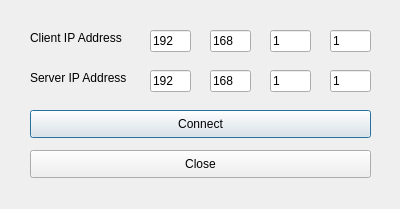
<?xml version="1.0" encoding="UTF-8"?>
<ui version="4.0">
 <class>Dialog</class>
 <widget class="QDialog" name="Dialog">
  <property name="geometry">
   <rect>
    <x>0</x>
    <y>0</y>
    <width>400</width>
    <height>209</height>
   </rect>
  </property>
  <property name="windowTitle">
   <string>OptiTrack Dialog</string>
  </property>
  <widget class="QPushButton" name="_bConnection">
   <property name="geometry">
    <rect>
     <x>30</x>
     <y>110</y>
     <width>341</width>
     <height>28</height>
    </rect>
   </property>
   <property name="text">
    <string>Connect</string>
   </property>
  </widget>
  <widget class="QPushButton" name="_bCancel">
   <property name="geometry">
    <rect>
     <x>30</x>
     <y>150</y>
     <width>341</width>
     <height>28</height>
    </rect>
   </property>
   <property name="text">
    <string>Close</string>
   </property>
  </widget>
  <widget class="QLineEdit" name="_IPLocal1">
   <property name="geometry">
    <rect>
     <x>150</x>
     <y>30</y>
     <width>41</width>
     <height>22</height>
    </rect>
   </property>
   <property name="text">
    <string>192</string>
   </property>
  </widget>
  <widget class="QLineEdit" name="_IPLocal2">
   <property name="geometry">
    <rect>
     <x>210</x>
     <y>30</y>
     <width>41</width>
     <height>22</height>
    </rect>
   </property>
   <property name="text">
    <string>168</string>
   </property>
  </widget>
  <widget class="QLineEdit" name="_IPLocal3">
   <property name="geometry">
    <rect>
     <x>270</x>
     <y>30</y>
     <width>41</width>
     <height>22</height>
    </rect>
   </property>
   <property name="text">
    <string>1</string>
   </property>
  </widget>
  <widget class="QLineEdit" name="_IPLocal4">
   <property name="geometry">
    <rect>
     <x>330</x>
     <y>30</y>
     <width>41</width>
     <height>22</height>
    </rect>
   </property>
   <property name="text">
    <string>1</string>
   </property>
  </widget>
  <widget class="QLabel" name="label">
   <property name="geometry">
    <rect>
     <x>30</x>
     <y>30</y>
     <width>111</width>
     <height>16</height>
    </rect>
   </property>
   <property name="text">
    <string>Client IP Address</string>
   </property>
  </widget>
  <widget class="QLineEdit" name="_IPServer1">
   <property name="geometry">
    <rect>
     <x>150</x>
     <y>70</y>
     <width>41</width>
     <height>22</height>
    </rect>
   </property>
   <property name="text">
    <string>192</string>
   </property>
  </widget>
  <widget class="QLineEdit" name="_IPServer2">
   <property name="geometry">
    <rect>
     <x>210</x>
     <y>70</y>
     <width>41</width>
     <height>22</height>
    </rect>
   </property>
   <property name="text">
    <string>168</string>
   </property>
  </widget>
  <widget class="QLabel" name="label_2">
   <property name="geometry">
    <rect>
     <x>30</x>
     <y>70</y>
     <width>111</width>
     <height>16</height>
    </rect>
   </property>
   <property name="text">
    <string>Server IP Address</string>
   </property>
  </widget>
  <widget class="QLineEdit" name="_IPServer4">
   <property name="geometry">
    <rect>
     <x>330</x>
     <y>70</y>
     <width>41</width>
     <height>22</height>
    </rect>
   </property>
   <property name="text">
    <string>1</string>
   </property>
  </widget>
  <widget class="QLineEdit" name="_IPServer3">
   <property name="geometry">
    <rect>
     <x>270</x>
     <y>70</y>
     <width>41</width>
     <height>22</height>
    </rect>
   </property>
   <property name="text">
    <string>1</string>
   </property>
  </widget>
 </widget>
 <resources/>
 <connections/>
</ui>
